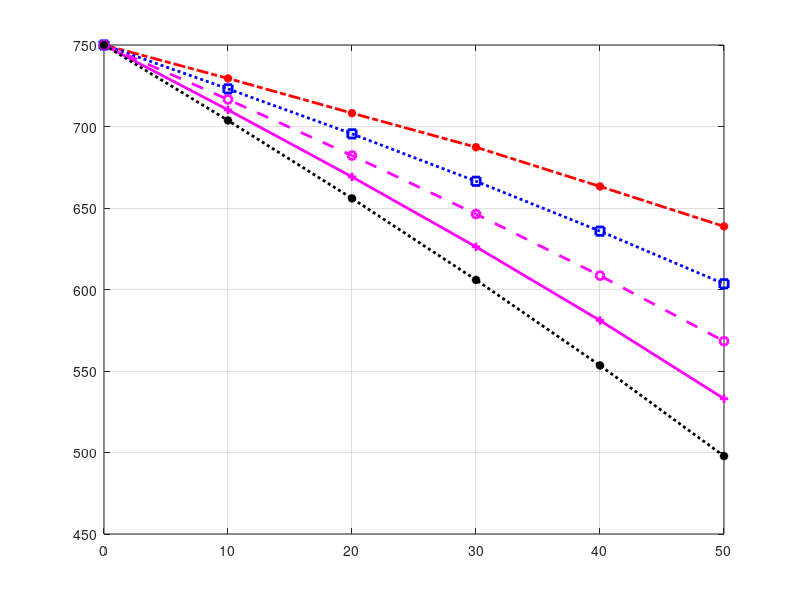

MATLAB code to generate this figure:
%R=0.001
momen=[0 10 20 30 40 50]
tocdo=[750 729.5 708.2 687.3 663.2 638.7]
plot(momen,tocdo,'-.r*','LineWidth',2)

%R=0.5
hold on;
grid;
momen=[0 10 20 30 40 50]
tocdo=[750 723.1 695.5 666.4 635.8 603.5]
plot(momen,tocdo,':bs','LineWidth',2)

%R=1.0
momen=[0 10 20 30 40 50]
tocdo=[750 716.6 682.2 646.3 608.5 568.3]
plot(momen,tocdo,'--mo','LineWidth',2)

%R=1.5
momen=[0 10 20 30 40 50]
tocdo=[750 710.2 669.1 626.2 581 533]
plot(momen,tocdo,'-+m','LineWidth',2)

%R=2
momen=[0 10 20 30 40 50]
tocdo=[750 703.7 655.9 605.9 553.4 497.8]
plot(momen,tocdo,':*k','LineWidth',2)